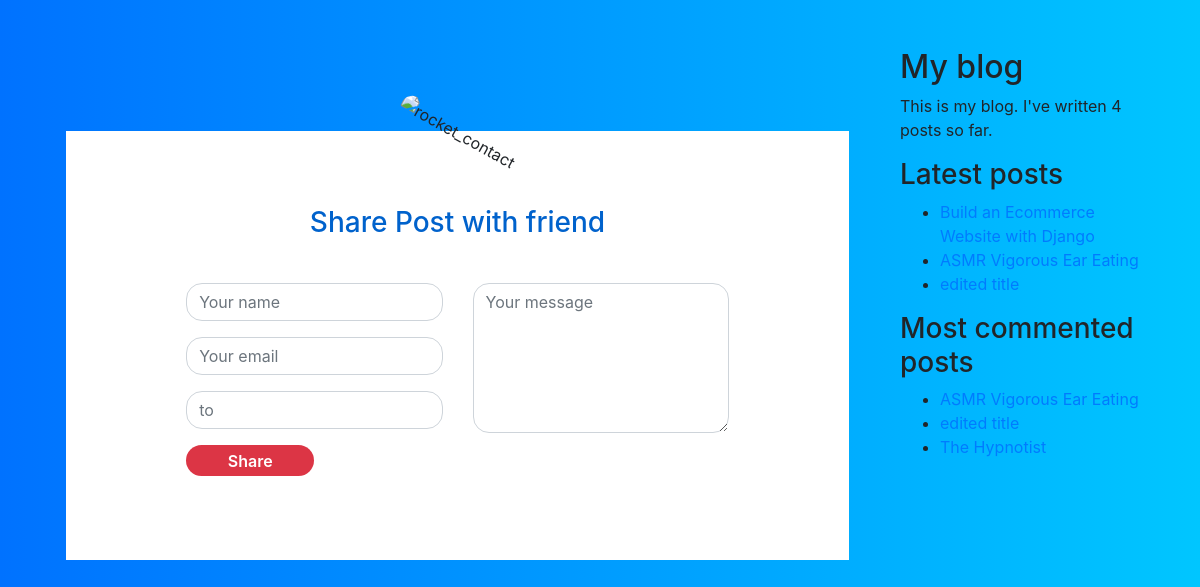
The page /hello-world/share/ on the database as committed earlier.
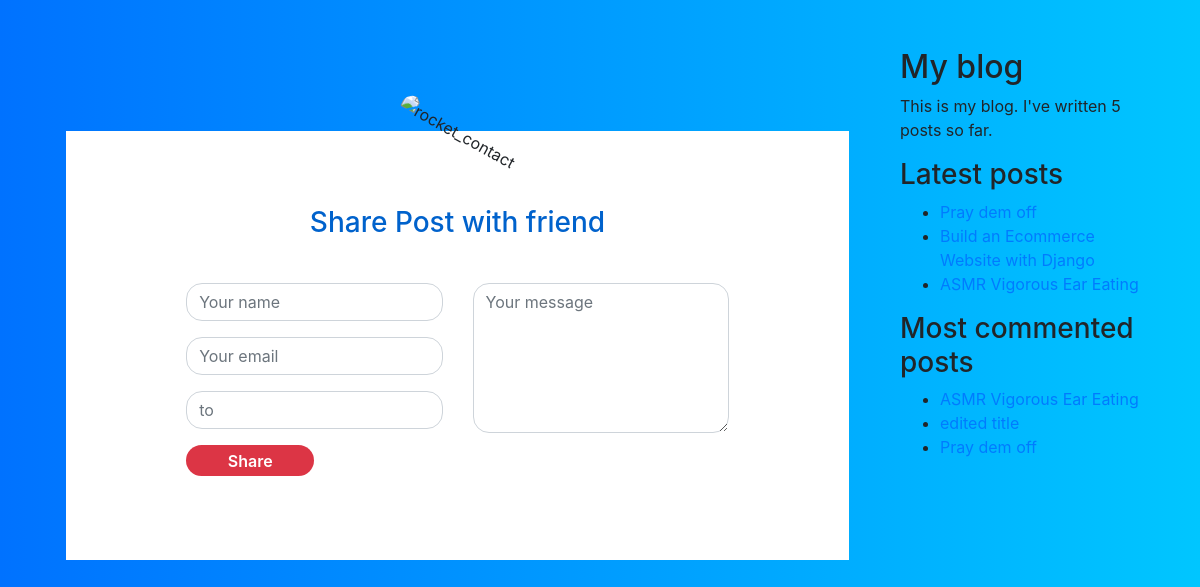
The same page on the database as committed later.
### blog/models.py (models this page shows, shortened)
class Post(models.Model):
    title = models.CharField(max_length=200)
    slug = models.SlugField(max_length=250,unique_for_date='publish')
    author = models.ForeignKey(User,on_delete=models.CASCADE,related_name="blog_posts")
    body = models.TextField()
    publish = models.DateTimeField(default=timezone.now)
    created = models.DateTimeField(auto_now_add=True)
    updated = models.DateTimeField(auto_now=True)
    status = models.CharField(max_length=10,choices=STATUS_CHOICES,default='draft')
    tags = TaggableManager()
    class Meta:
        ordering = ('-publish',)
    def get_absolute_url(self):
        return reverse('post-detail',args=[str(self.slug),])

### blog/views.py (the view, shortened to what this page needs)
# urls.py: path('<str:slug>/share/',SharePostView.as_view(),name='post-share'),
class SharePostView(View):
    def get(self,*args,**kwargs):
        form = EmailPostForm()
        return render(self.request,'blog/share.html',context={'form':form})

### blog/forms.py
class EmailPostForm(forms.Form):
    name = forms.CharField(max_length=25)
    email = forms.EmailField()
    to = forms.EmailField()
    comments = forms.CharField(required=False,widget=forms.Textarea)

### blog/templatetags/blog_tags.py (called while the page is built)
@register.inclusion_tag('blog/recent_posts.html')
def show_latest_posts(count=5):
    latest_posts = Post.objects.order_by('-publish')[:count]
    return {'latest_posts':latest_posts}

@register.simple_tag
def total_posts():
    return Post.objects.count()

@register.simple_tag
def get_most_commented_posts(count=5):
    return Post.objects.annotate(total_comments=Count('comments')).order_by('-total_comments')[:count]

### templates/blog/share.html (shortened to what this page needs)
{% extends "base.html" %}
{% load widget_tweaks %}
{% block content %}
<div class="container contact-form">
    <div class="contact-image">
        <img src="https://image.ibb.co/kUagtU/rocket_contact.png" alt="rocket_contact"/>
    </div>
    <form method="post">
        <h3>Share Post with friend</h3>
        <div class="row">
            <div class="col-md-6">
                <div class="form-group">
                    {% render_field form.name class+="form-control" placeholder="Your name" %}
                </div>
                <div class="form-group">
                    {% render_field form.email placeholder="Your email" class+="form-control" %}
                </div>
                <div class="form-group">
                    {% render_field form.to placeholder="to" class+="form-control" %}
                </div>
                <div class="form-group">
                    <input type="submit" name="btnSubmit" class="btnContact" value="Share" />
                </div>
            </div>
            <div class="col-md-6">
                <div class="form-group">
                    {% render_field form.comments class="form-control" placeholder="Your message" style="width: 100%; height: 150px;"%}
                </div>
            </div>
        </div>
    </form>
</div>
{% endblock content %}

### templates/base.html (shortened to what this page needs)
{% load blog_tags %}
<!DOCTYPE html>
<html>
    <head>
        <link rel="stylesheet" href="https://stackpath.bootstrapcdn.com/bootstrap/4.4.1/css/bootstrap.min.css">
    </head>
    <body>
        <div class="container py-5">
            <div class="row">
                <div class="col-md-9 col-sm-12">
                    {% block content %}
                    {% endblock %}
                </div>
                <div class="col-md-3 col-sm-12">
                    <h2>My blog</h2>
                    <p>This is my blog. I've written {% total_posts %} posts so far.</p>
                    <h3>Latest posts</h3>
                    {% show_latest_posts 3 %}
                    <h3>Most commented posts</h3>
                    {% get_most_commented_posts 3 as most_commented_posts %}
                    <ul>
                        {% for post in most_commented_posts %}
                            <li><a href={{post.get_absolute_url}}>{{post.title}}</a></li>
                        {% endfor %}
                    </ul>
        </div>
    </body>
</html>

### templates/blog/recent_posts.html
{% load blog_tags %}
<ul>
    {% for post in latest_posts %}
        <li><a href="{{post.get_absolute_url}}">{{post.title}}</a></li>
    {% endfor %}
</ul>

Rows that differ between the two databases and show on the page:
no longer on this page (row unchanged): Post: title "The Hypnotist", shown under "Most commented posts"
no longer on one of the page's lists (row edited): Post: title "edited title"
added Post: title "Pray dem off"
Other text that changed with them:
text no longer shown: "4"
text now shown: "5"
